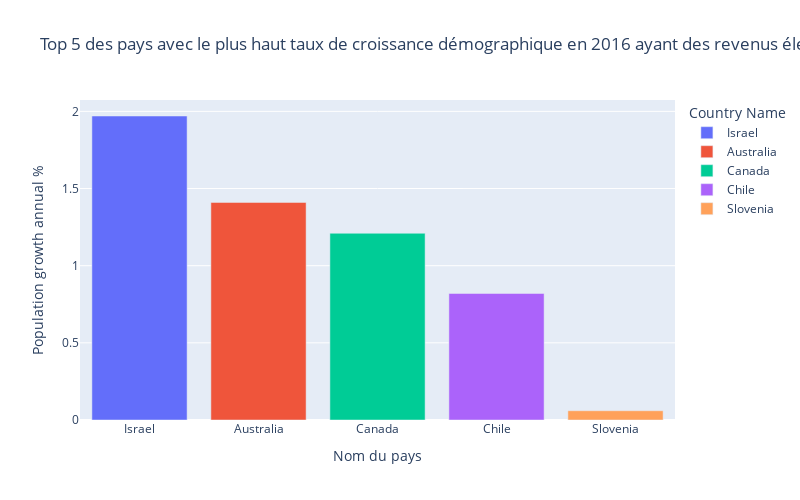

The notebook cell saved with this chart:
### Code cell
import plotly.express as px
# grapphe des pays avec le plus haut taux de croissance démographique en 2016 avec des revenus élevés
fig = px.bar(
    pop_growth_evolution,
    x="Country Name",
    y="2016",
    title="Top 5 des pays avec le plus haut taux de croissance démographique en 2016 ayant des revenus élevés",
    labels={"2016": "Population growth annual %"},
    color="Country Name"
)
fig.update_layout(
    xaxis_title="Nom du pays",
    yaxis_title="Population growth annual %",
    width=800,
    height=500
)
fig.show()

### Figure 1 — Plotly figure (JSON) as saved in the notebook; plotly's stock layout.template omitted (floating-point values rounded to 4 significant figures)
{"data": [{"alignmentgroup": "True", "hovertemplate": "Country Name=%{x}<br>Population growth annual %=%{y}<extra></extra>", "legendgroup": "Israel", "marker": {"color": "#636efa", "pattern": {"shape": ""}}, "name": "Israel", "offsetgroup": "Israel", "orientation": "v", "showlegend": true, "textposition": "auto", "type": "bar", "x": ["Israel"], "xaxis": "x", "y": [1.97], "yaxis": "y"}, {"alignmentgroup": "True", "hovertemplate": "Country Name=%{x}<br>Population growth annual %=%{y}<extra></extra>", "legendgroup": "Australia", "marker": {"color": "#EF553B", "pattern": {"shape": ""}}, "name": "Australia", "offsetgroup": "Australia", "orientation": "v", "showlegend": true, "textposition": "auto", "type": "bar", "x": ["Australia"], "xaxis": "x", "y": [1.41], "yaxis": "y"}, {"alignmentgroup": "True", "hovertemplate": "Country Name=%{x}<br>Population growth annual %=%{y}<extra></extra>", "legendgroup": "Canada", "marker": {"color": "#00cc96", "pattern": {"shape": ""}}, "name": "Canada", "offsetgroup": "Canada", "orientation": "v", "showlegend": true, "textposition": "auto", "type": "bar", "x": ["Canada"], "xaxis": "x", "y": [1.21], "yaxis": "y"}, {"alignmentgroup": "True", "hovertemplate": "Country Name=%{x}<br>Population growth annual %=%{y}<extra></extra>", "legendgroup": "Chile", "marker": {"color": "#ab63fa", "pattern": {"shape": ""}}, "name": "Chile", "offsetgroup": "Chile", "orientation": "v", "showlegend": true, "textposition": "auto", "type": "bar", "x": ["Chile"], "xaxis": "x", "y": [0.82], "yaxis": "y"}, {"alignmentgroup": "True", "hovertemplate": "Country Name=%{x}<br>Population growth annual %=%{y}<extra></extra>", "legendgroup": "Slovenia", "marker": {"color": "#FFA15A", "pattern": {"shape": ""}}, "name": "Slovenia", "offsetgroup": "Slovenia", "orientation": "v", "showlegend": true, "textposition": "auto", "type": "bar", "x": ["Slovenia"], "xaxis": "x", "y": [0.06], "yaxis": "y"}], "layout": {"barmode": "relative", "height": 500, "legend": {"title": {"text": "Country Name"}, "tracegroupgap": 0}, "title": {"text": "Top 5 des pays avec le plus haut taux de croissance démographique en 2016 ayant des revenus élevés"}, "width": 800, "xaxis": {"anchor": "y", "categoryarray": ["Israel", "Australia", "Canada", "Chile", "Slovenia"], "categoryorder": "array", "domain": [0, 1], "title": {"text": "Nom du pays"}}, "yaxis": {"anchor": "x", "domain": [0, 1], "title": {"text": "Population growth annual %"}}}}
